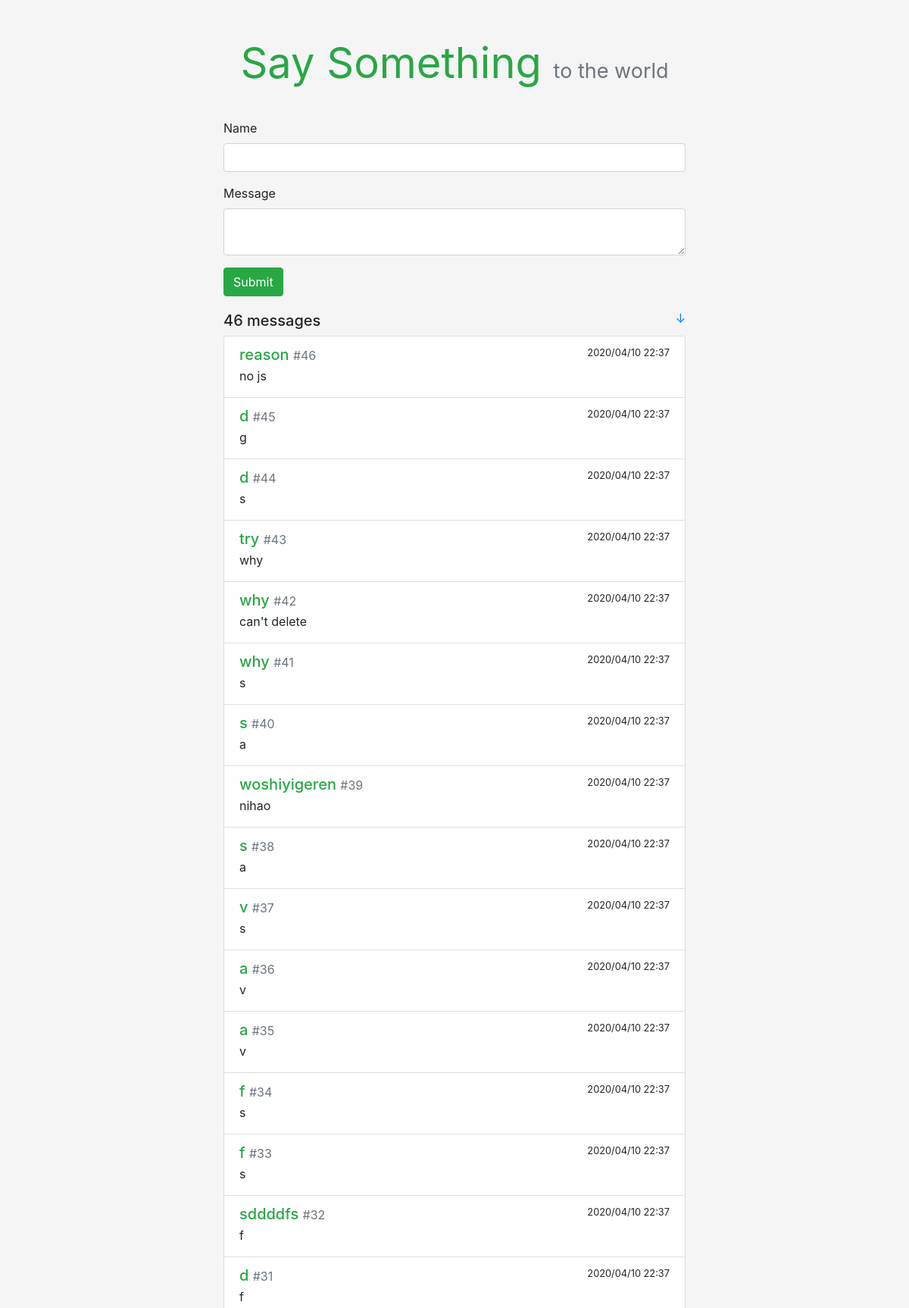
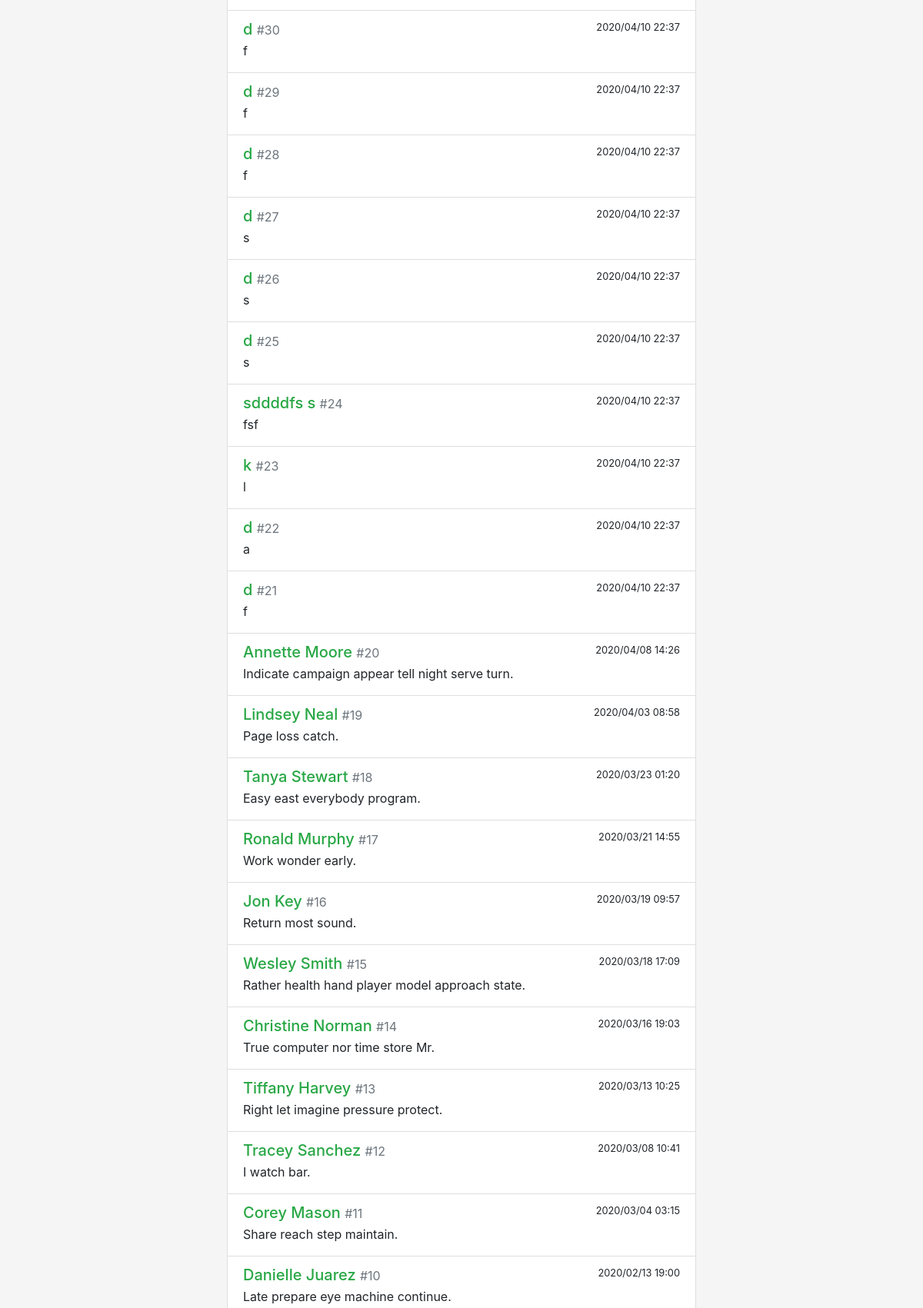
The page / (upper part) on the database its author committed (2 pictures, top to bottom).
### saysomething/models.py (models this page shows)
class Message(db.Model):
    id = db.Column(db.Integer, primary_key=True)
    name = db.Column(db.String(20))
    body = db.Column(db.String(200))
    timestamp = db.Column(db.DateTime, default=datetime.now(), index=True)

### saysomething/views.py (the view, shortened to what this page needs)
@app.route('/', methods=['GET', 'POST'])
def index():
    form = SayForm()
    messages = Message.query.order_by(Message.timestamp.desc()).all()
    return render_template('index.html', messages=messages,form=form)

### saysomething/forms.py
class SayForm(FlaskForm):
    name = StringField('Name', validators=[DataRequired(), Length(1, 20)])
    body = TextAreaField('Message', validators=[DataRequired(), Length(1, 200)])
    submit = SubmitField()

### saysomething/templates/index.html (shortened to what this page needs)
{% extends 'base.html' %}
{% from 'macros.html' import form_field %}
{% block content %}
<div class="say-form">
    <form method="post" action="{{ request.full_path }}">
        <div class="form-group required">
            {{ form_field(form.name, class="form-control") }}
        </div>
        <div class="form-group required">
            {{ form_field(form.body, class="form-control") }}
        </div>
        {{ form.submit(class="btn btn-success") }}
    </form>
</div>
<h5>
    {{ messages|length }} messages
    <small class="float-right">
        <a href="#bottom" title="Go Bottom">&darr;</a>
    </small>
</h5>
<div>
    {% for message in messages %}
    <a class="list-group-item list-group-item-action flex-column">
        <div class="d-flex w-100 justify-content-between">
            <h5 class="mb-1 text-success">{{ message.name }}
                <small class="text-muted"> #{{ loop.revindex }}</small>
            </h5>
            <small>{{ message.timestamp.strftime('%Y/%m/%d %H:%M') }}</small>
        </div>
        <p class="mb-1">{{ message.body }}</p>
    </a>
    {% endfor %}
</div>
{% endblock %}

### saysomething/templates/base.html (shortened to what this page needs)
<!DOCTYPE html>
<html lang="en">
    <head>
        <link rel="stylesheet" href="{{ url_for('static', filename='css/style.css') }}" type="text/css">
        <link rel="stylesheet" href="https://stackpath.bootstrapcdn.com/bootstrap/4.4.1/css/bootstrap.min.css">
    </head>
    <body>
        <main class="container">
            <header>
                <h1 class="text-center display-4">
                    <a class="text-success" href=" {{ url_for('index') }}"><strong>Say Something</strong></a>
                    <small class="text-muted sub-title">to the world</small>
                </h1>
            </header>
            {% block content %}{% endblock %}
        </main>
    </body>
</html>

### saysomething/templates/macros.html (shortened to what this page needs)
{% macro form_field(field) %}
     {{ field.label }}
     {{ field(**kwargs) }}
 {% endmacro %}

### saysomething/static/css/style.css (style rules this page uses)
body { background-color: rgb(245, 245, 245) !important; }
p { overflow-wrap: break-word; word-wrap: break-word; }
.container { max-width: 640px !important; }
.say-form { margin-bottom: 20px; }
header { margin: 50px 0 40px 0; }
header h1 { font-size: 60px; font-weight: bold; }
.sub-title { font-size: 27px; }
header a { text-decoration: none !important; }

### rows shown on the page
Message: name "reason", timestamp "2020/04/10 22:37", body "no js"
Message: name "d", timestamp "2020/04/10 22:37", body "g"
Message: name "d", timestamp "2020/04/10 22:37", body "s"
Message: name "try", timestamp "2020/04/10 22:37", body "why"
Message: name "why", timestamp "2020/04/10 22:37", body "can't delete"
Message: name "why", timestamp "2020/04/10 22:37", body "s"
Message: name "s", timestamp "2020/04/10 22:37", body "a"
Message: name "woshiyigeren", timestamp "2020/04/10 22:37", body "nihao"
Message: name "s", timestamp "2020/04/10 22:37", body "a"
Message: name "v", timestamp "2020/04/10 22:37", body "s"
Message: name "a", timestamp "2020/04/10 22:37", body "v"
Message: name "a", timestamp "2020/04/10 22:37", body "v"
Message: name "f", timestamp "2020/04/10 22:37", body "s"
Message: name "f", timestamp "2020/04/10 22:37", body "s"
Message: name "sddddfs", timestamp "2020/04/10 22:37", body "f"
Message: name "d", timestamp "2020/04/10 22:37", body "f"
Message: name "d", timestamp "2020/04/10 22:37", body "f"
Message: name "d", timestamp "2020/04/10 22:37", body "f"
Message: name "d", timestamp "2020/04/10 22:37", body "f"
Message: name "d", timestamp "2020/04/10 22:37", body "s"
Message: name "d", timestamp "2020/04/10 22:37", body "s"
Message: name "d", timestamp "2020/04/10 22:37", body "s"
Message: name "sddddfs s", timestamp "2020/04/10 22:37", body "fsf"
Message: name "k", timestamp "2020/04/10 22:37", body "l"
Message: name "d", timestamp "2020/04/10 22:37", body "a"
Message: name "d", timestamp "2020/04/10 22:37", body "f"
Message: name "Annette Moore", timestamp "2020/04/08 14:26", body "Indicate campaign appear tell night serve turn."
Message: name "Lindsey Neal", timestamp "2020/04/03 08:58", body "Page loss catch."
Message: name "Tanya Stewart", timestamp "2020/03/23 01:20", body "Easy east everybody program."
Message: name "Ronald Murphy", timestamp "2020/03/21 14:55", body "Work wonder early."
Message: name "Jon Key", timestamp "2020/03/19 09:57", body "Return most sound."
Message: name "Wesley Smith", timestamp "2020/03/18 17:09", body "Rather health hand player model approach state."
Message: name "Christine Norman", timestamp "2020/03/16 19:03", body "True computer nor time store Mr."
Message: name "Tiffany Harvey", timestamp "2020/03/13 10:25", body "Right let imagine pressure protect."
Message: name "Tracey Sanchez", timestamp "2020/03/08 10:41", body "I watch bar."
Message: name "Corey Mason", timestamp "2020/03/04 03:15", body "Share reach step maintain."
Message: name "Danielle Juarez", timestamp "2020/02/13 19:00", body "Late prepare eye machine continue."

### other values the page prints
{{ field.label }} "Name Message"
{{ messages|length }} "46"
